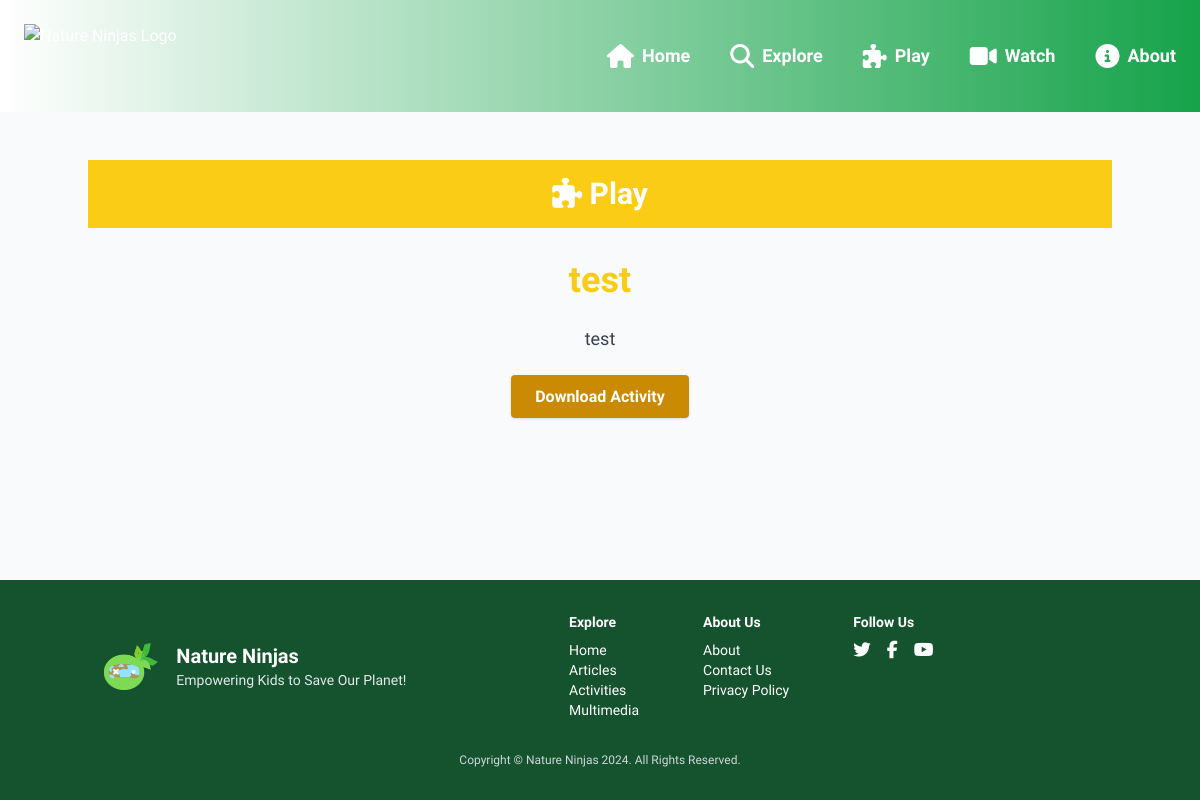
Page /activities/1/ on the earlier database version.
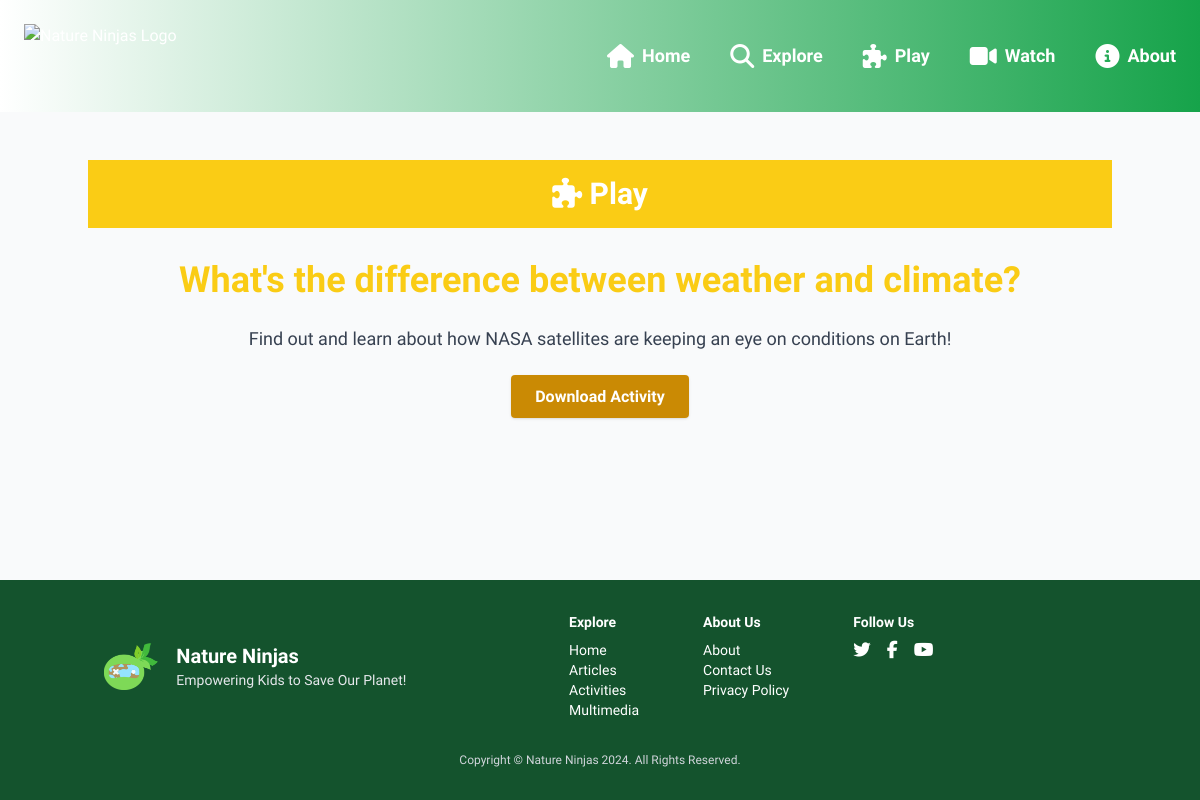
Same page on the later database version.
### core/models.py (models this page shows, shortened)
class Activity(models.Model):
    title = models.CharField(max_length=255)
    description = models.TextField()
    file = models.FileField(upload_to='activities/', blank=True, null=True)
    external_url = models.URLField(blank=True, null=True)
    preview_image = models.ImageField(upload_to='activity_previews/', blank=True, null=True)
    created_at = models.DateTimeField(auto_now_add=True)  # Timestamp

### core/views.py (the view)
# urls.py: path('activities/<int:id>/', views.activity_detail, name='activity_detail'),
def activity_detail(request, id):
    activity = get_object_or_404(Activity, id=id)
    related_articles = activity.articles.all()
    return render(request, 'activities/detail.html', {
        'activity': activity,
    })

### core/templates/activities/detail.html (shortened to what this page needs)
{% extends 'base.html' %}
{% block content %}
    <div class="container mx-auto py-12 max-w-screen-lg">
        <div class="bg-yellow-400 p-4 mb-8">
            <h2 class="text-3xl font-bold text-white text-center">
                <i class="fas fa-puzzle-piece text-3xl"></i> <span>Play</span>
            </h2>
        </div>
        <h1 class="text-4xl font-bold text-yellow-400 text-center mb-6">{{ activity.title }}</h1>
        <div class="text-gray-700 text-lg leading-relaxed px-4">
            <p class="mb-4 text-center">{{ activity.description }}</p>
        </div>
        {% if activity.file %}
            <div class="text-center mt-8">
                <a href="{{ activity.file.url }}"
                   target="_blank"
                   class="px-6 py-3 bg-yellow-600 text-white font-bold hover:bg-yellow-800 rounded shadow">
                    Download Activity
                </a>
            </div>
        {% endif %}
    </div>
{% endblock %}

Differences in the rows shown:
changed Activity: title "test" → "What's the difference between weather and climate?"; description "test" → "Find out and learn about how NASA satellites are keeping an eye on conditions on Earth!"
